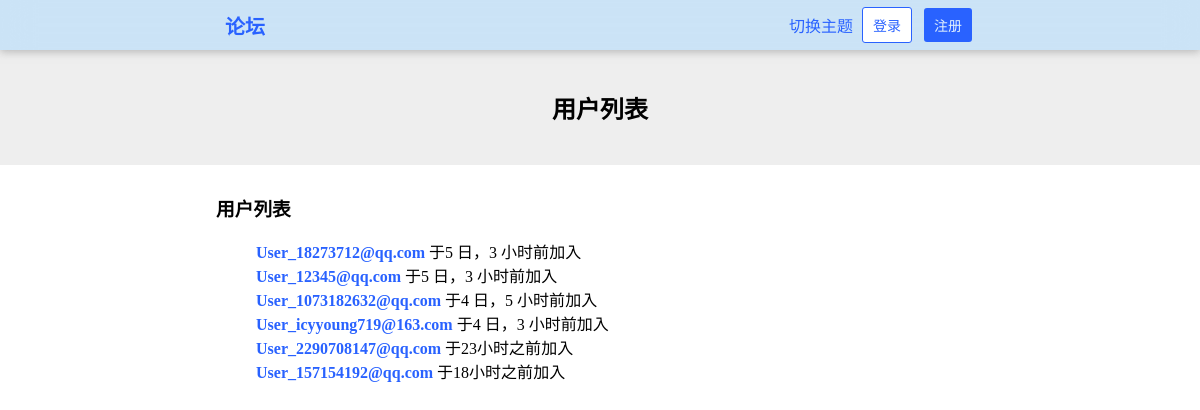
/users/, run on an earlier commit of the app's database.
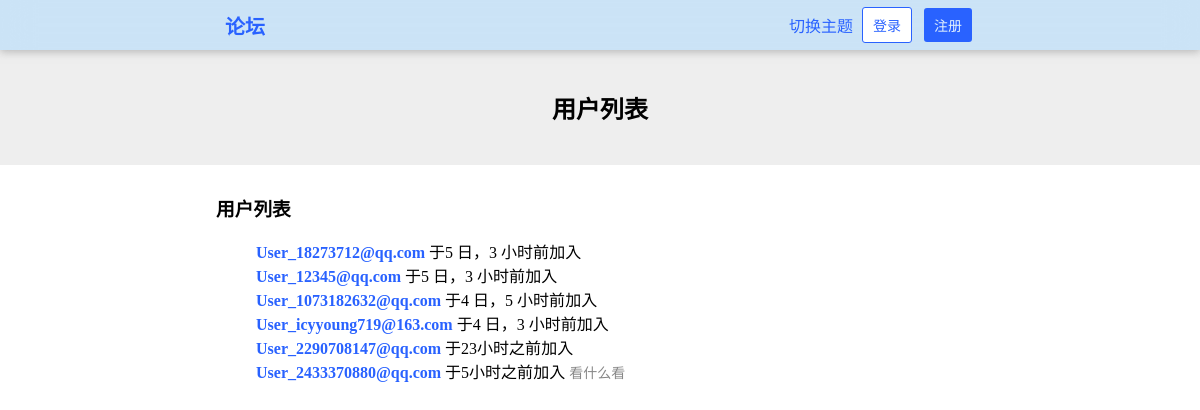
And on a later commit of the database.
### HustRava_app/models.py (models this page shows, shortened)
class User(models.Model):
    name = models.CharField(max_length=30,blank=True)
    email = models.EmailField(unique=True)
    password = models.CharField(max_length=30)
    created_at = models.DateTimeField(auto_now_add=True)
    bio = models.TextField(max_length = 100, blank=True)

### HustRava_app/views.py (the view)
# urls.py: path('users/', views.users, name="users"),                                  # 用户列表 GET
def users(request):
    user_list = User.objects.order_by('created_at')
    if "logged_in_user" in request.session:
        return render(request, 'users.html', {
            "user_list": user_list,
            "logged_in_user": request.session["logged_in_user"],
            "logged_in_user_email": request.session["logged_in_user_email"]
        })
    else:
        return render(request, 'users.html', {"user_list": user_list})

### HustRava_app/templates/users.html (shortened to what this page needs)
{% load humanize %}
{% load static %}
<!DOCTYPE html>
<html>
    <head>
        <link rel="stylesheet" type="text/css" href="{% static 'style.css' %}" />
        <link rel="stylesheet" type="text/css" href="{% static 'style-forum.css' %}" />
        <link rel="stylesheet" type="text/css" href="{% static 'style-dark.css' %}" />
    </head>
    <body>
        <header class="header">
            <a href="/" class="a-button header-title">论坛</a>
            {% if logged_in_user %}
                <div class="dropdown">
                    <button class="button-dropdown">{{ logged_in_user }}</button>
                    <div class="dropdown-content">
                        <ul>
                            <li><a href="/user/{{ logged_in_user_email }}"><div>个人主页</div></a></li>
                            <li><a href="/settings/"><div>设置</div></a></li>
                            <li><a onclick="toggle_theme()"><div>切换主题</div></a></li>
                            <div class="hr" style="margin: 4% 3px;"></div>
                            <li><a href="/logout/"><div class="logout-button">退出登录</div></a></li>
                        </ul>
                    </div>
                </div>
            {% else %}
                <a onclick="toggle_theme()" style="cursor: pointer;">切换主题</a>
                <a href="/login/" class="a-button"><button class="button-white">登录</button></a>
                <a href="/register/" class="a-button"><button>注册</button></a>
            {% endif %}
        </header>
        <div id="main">
            <div class="banner">
                <h2>用户列表</h2>
            </div>
            <div class="content">
                {% if user_list %}
                <h3>用户列表</h3>
                <ul style="list-style: none;">
                    {% for user in user_list %}
                        <li>
                            <a href="/user/{{ user.email }}/"><b>{{ user.name }}</b></a>
                            <span title="{{ user.created_at }}">于{{ user.created_at|naturaltime }}加入</span>
                            <span style="color: #888; font-size: 14px;" title="{{ user.bio }}">{{ user.bio|slice:":60" }}{% if user.bio|length > 60 %}…{% endif %}</span>
                        </li>
                    {% endfor %}
                </ul>
                {% else %}
                    <p>空空如也</p>
                {% endif %}
            </div>
        </div>
    </body>
</html>

What changed in the data, as far as the page shows it:
changed User: name "User_157154192@qq.com" → "User_2433370880@qq.com"; created_at "18小时之前" → "5小时之前"; bio (not shown) → "看什么看"
